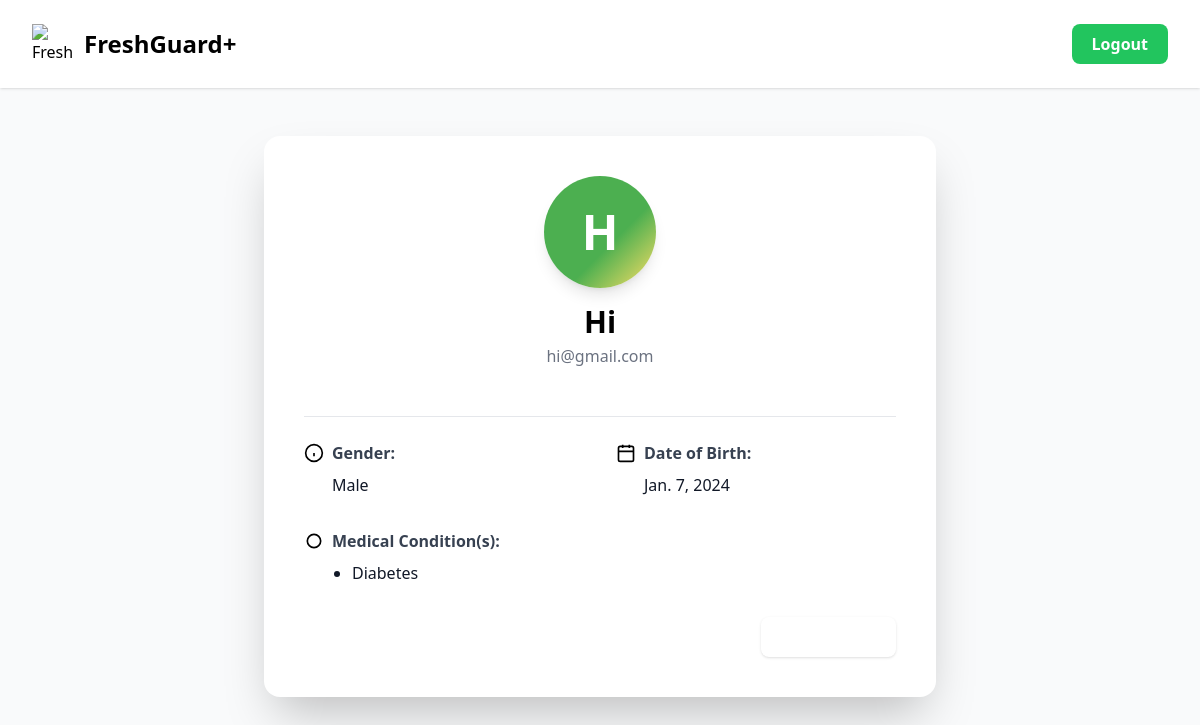
The app's page /profile/ (signed in) with its own data.
### core/models.py (models this page shows, shortened)
class CustomUser(AbstractUser):
    is_admin = models.BooleanField(default=False)
    admin_code = models.CharField(max_length=100, blank=True, null=True)
    gender = models.CharField(max_length=20, blank=True, null=True, choices=[
        ('Male', 'Male'),
        ('Female', 'Female'),
        ('Other', 'Other'),
        ('Prefer not to say', 'Prefer not to say'),
    ])
    dob = models.DateField(blank=True, null=True)
    medical_condition = models.CharField(max_length=100, blank=True, null=True, choices=[
        ('None', 'None'),
        ('Diabetes', 'Diabetes'),
        ('Hypertension', 'Hypertension'),
        ('Asthma', 'Asthma'),
        ('Allergy (Peanut)', 'Allergy (Peanut)'),
        ('Allergy (Lactose)', 'Allergy (Lactose)'),
        ('Heart Disease', 'Heart Disease'),
        ('Other', 'Other'),
    ])
    phone_number = models.CharField(max_length=15, blank=True, null=True)
    address = models.TextField(blank=True, null=True)
    profile_picture = models.ImageField(upload_to='profile_pics/', blank=True, null=True)
    created_at = models.DateTimeField(default=timezone.now)
    updated_at = models.DateTimeField(auto_now=True)

### core/views.py (the view)
# urls.py: path('profile/', views.profile, name='core-profile'),
def profile(request):
    user = request.user
    medical_condition_str = getattr(user, "medical_condition", "")
    if medical_condition_str:
        medical_condition_list = [c.strip() for c in medical_condition_str.split(",") if c.strip()]
    else:
        medical_condition_list = []
    context = {
        "user": user,
        "gender": getattr(user, "gender", ""),
        "dob": getattr(user, "dob", ""),
        "medical_condition": medical_condition_str,
        "medical_condition_list": medical_condition_list,
    }
    return render(request, "core/profile.html", context)

### core/templates/core/profile.html (shortened to what this page needs)
{% load static %}
<!DOCTYPE html>
<html lang="en" class="bg-gray-50">
  <head>
    <script src="https://cdn.tailwindcss.com"></script>
  </head>
  <body class="font-sans antialiased min-h-screen bg-gray-50">
    <div class="flex items-center justify-between px-8 py-6 bg-white shadow">
      <div class="flex items-center space-x-3">
        <a
          href="{% url 'core-dashboard' %}"
          class="flex items-center space-x-3"
        >
          <img
            src="https://img.icons8.com/color/48/000000/cutting-board.png"
            alt="FreshGuard+"
            class="w-10 h-10"
          />
          <span class="text-2xl font-bold text-primary">FreshGuard+</span>
        </a>
      </div>
      {% if user.is_authenticated %}
            <a
              href="{% url 'core-logout' %}"
              class="bg-green-500 text-white px-5 py-2 rounded-lg font-semibold hover:bg-green-600 transition"
            >
              Logout
            </a>
      {% endif %}
    </div>
    <div class="max-w-2xl mx-auto mt-12 bg-white rounded-2xl shadow-2xl p-10">
      <div class="flex flex-col items-center">
        <div
          class="profile-avatar w-28 h-28 rounded-full flex items-center justify-center shadow-lg mb-4"
        >
          <span class="text-5xl font-bold text-white">
            {{ user.first_name|slice:":1"|upper }}
          </span>
        </div>
        <h1 class="text-3xl font-bold text-primary mb-1">
          {{ user.first_name }}
        </h1>
        <p class="text-gray-500 mb-6">{{ user.email }}</p>
        <div class="w-full border-t border-gray-200 my-6"></div>
        <div class="w-full grid grid-cols-1 md:grid-cols-2 gap-8">
          <div>
            <div class="flex items-center mb-2">
              <svg
                class="w-5 h-5 text-primary mr-2"
                fill="none"
                stroke="currentColor"
                stroke-width="2"
                viewBox="0 0 24 24"
              >
                <circle cx="12" cy="12" r="10" />
                <path d="M12 16v-4M12 8h.01" />
              </svg>
              <span class="font-semibold text-gray-700">Gender:</span>
            </div>
            <div class="ml-7 text-gray-900">
              {{ gender|default:"Not specified" }}
            </div>
          </div>
          <div>
            <div class="flex items-center mb-2">
              <svg
                class="w-5 h-5 text-primary mr-2"
                fill="none"
                stroke="currentColor"
                stroke-width="2"
                viewBox="0 0 24 24"
              >
                <rect x="3" y="4" width="18" height="18" rx="2" />
                <path d="M16 2v4M8 2v4M3 10h18" />
              </svg>
              <span class="font-semibold text-gray-700">Date of Birth:</span>
            </div>
            <div class="ml-7 text-gray-900">
              {{ dob|default:"Not specified" }}
            </div>
          </div>
          <div class="md:col-span-2">
            <div class="flex items-center mb-2">
              <svg
                class="w-5 h-5 text-primary mr-2"
                fill="none"
                stroke="currentColor"
                stroke-width="2"
                viewBox="0 0 24 24"
              >
                <path
                  d="M12 20h.01M12 4a8 8 0 0 1 8 8c0 4.418-3.582 8-8 8s-8-3.582-8-8a8 8 0 0 1 8-8z"
                />
              </svg>
              <span class="font-semibold text-gray-700"
                >Medical Condition(s):</span
              >
            </div>
            <div class="ml-7 text-gray-900">
              {% if medical_condition_list %}
              <ul class="list-disc pl-5">
                {% for cond in medical_condition_list %}
                <li>{{ cond }}</li>
                {% endfor %}
              </ul>
              {% else %} Not specified {% endif %}
            </div>
          </div>
        </div>
        <div class="w-full flex justify-end mt-8">
          <a
            href="{% url 'core-about-user' %}"
            class="bg-primary text-white px-6 py-2 rounded-lg font-semibold hover:bg-green-600 transition shadow"
          >
          </a>
        </div>
      </div>
    </div>
  </body>
</html>

### core/templates/core/profile.html (style rules this page uses)
.profile-avatar { background: linear-gradient(135deg, #4caf50 60%, #ffe066 100%); }

### records on screen
CustomUser: first_name "H", first_name "Hi", email "hi@gmail.com", gender "Male", dob "Jan. 7, 2024", medical_condition_list "Diabetes"
